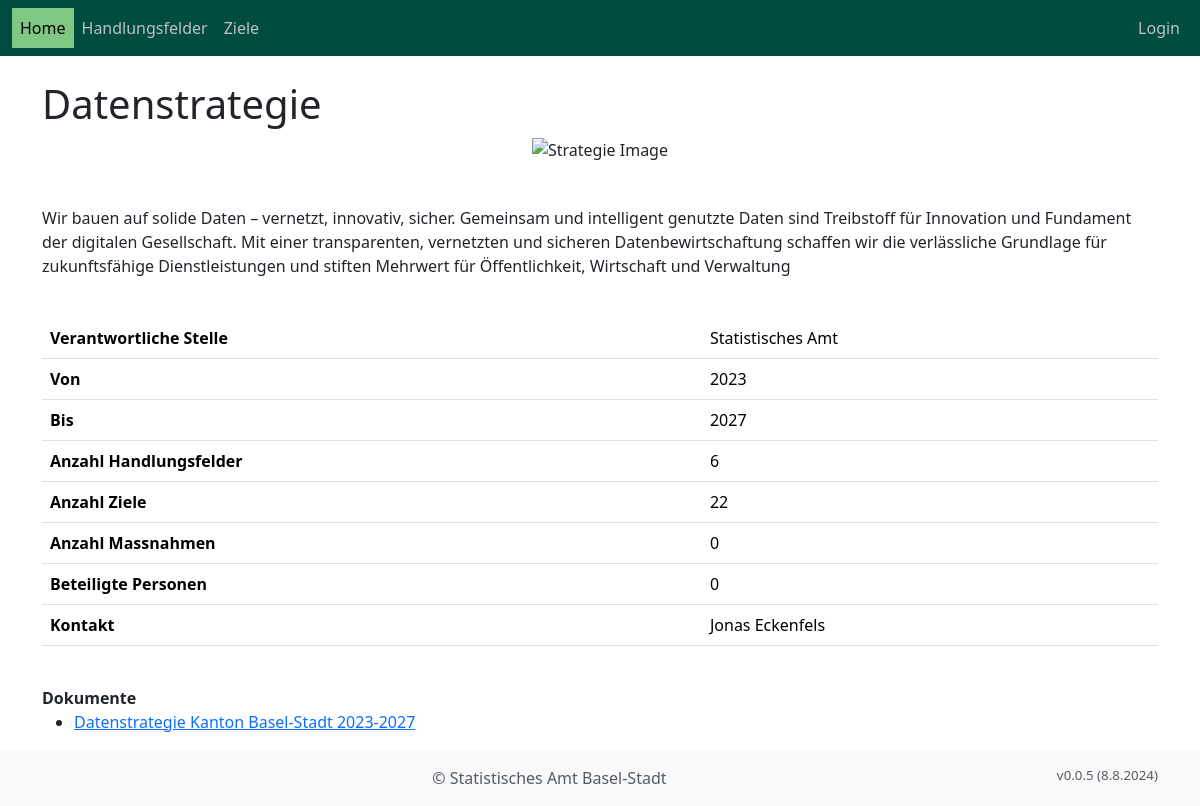
The app's page /strategie/1/, older data.
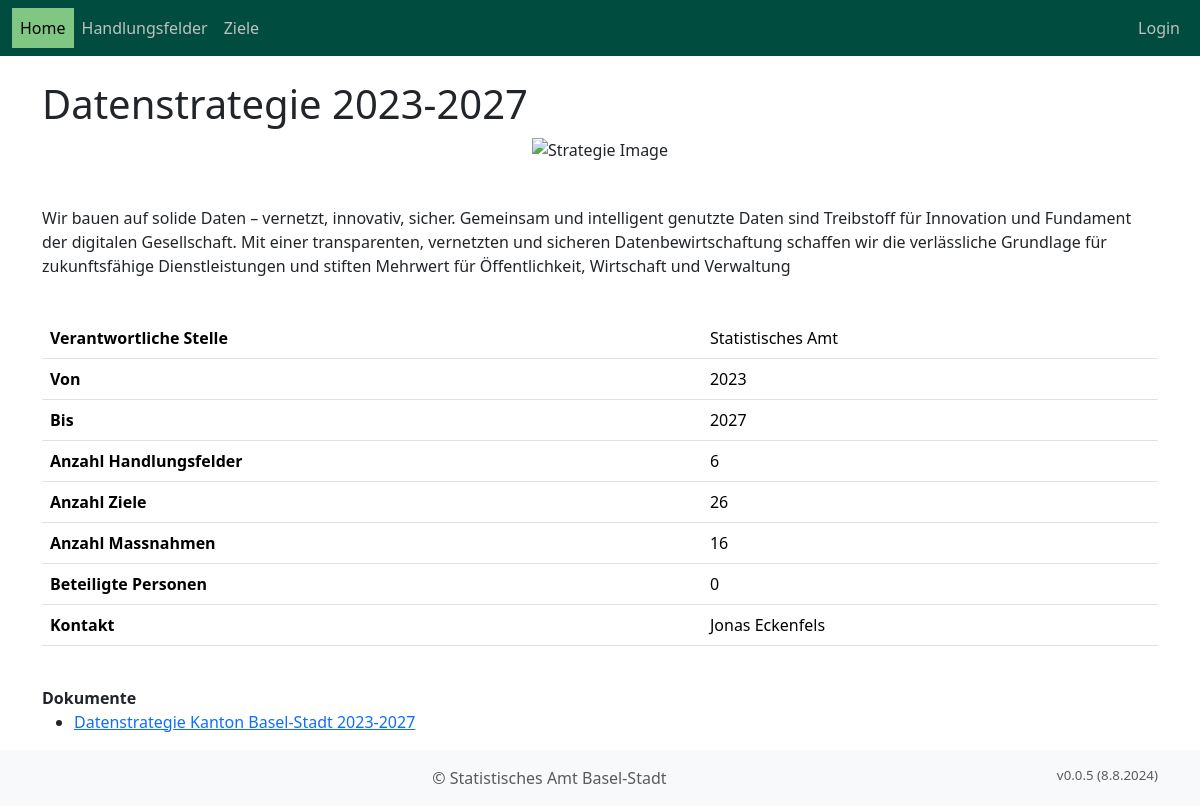
The same page, newer data.
### objective_manager_app/models.py (models this page shows, shortened)
class Strategie(models.Model):
    titel = models.CharField(max_length=200, verbose_name="Titel")
    titel_kurz = models.CharField(max_length=200, verbose_name="Kurztitel", default='', null=True, blank=True)
    organisation = models.ForeignKey('Organisation', on_delete=models.CASCADE)
    kontakt = models.ForeignKey('Person', on_delete=models.CASCADE)
    gueltigkeit_jahr_start = models.IntegerField(verbose_name="Jahr Start", default = datetime.now().year +1)
    gueltigkeit_jahr_ende = models.IntegerField(verbose_name="Jahr Ende", default = datetime.now().year + 5)
    planungs_frequenz_monate = models.IntegerField(verbose_name="Planungsfrequenz (Monate)", default=12)
    beschreibung_intern = models.TextField(verbose_name="Beschreibung für Beteiligte", max_length=1000, null=True, blank=True)
    beschreibung_extern = models.TextField(verbose_name="Beschreibung für Externe", max_length=1000, null=True, blank=True)
    settings = models.JSONField(verbose_name="Einstellungen", null=True, blank=True, default=dict)
    home_image = models.TextField(verbose_name="Bildpfad", null=True, blank=True)

class Organisation(models.Model):
    departement = models.CharField(max_length=200)
    dienststelle = models.CharField(max_length=200)
    bereich = models.CharField(max_length=200)
    departement_kuerzel = models.CharField(max_length=200)
    dienststelle_kuerzel = models.CharField(max_length=200)
    bereich_kuerzel = models.CharField(max_length=200)
    def __str__(self):
        return self.bereich if self.bereich else self.dienststelle
    class Meta:
        ordering = ['departement_kuerzel', 'dienststelle']

class Person(models.Model):
    user = models.OneToOneField(User, on_delete=models.CASCADE, blank=True, null=True)
    vorname = models.CharField(verbose_name= 'Vorname', max_length=200)
    nachname = models.CharField(verbose_name= 'Nachname', max_length=200)
    email = models.EmailField(verbose_name= 'Email', max_length=200, null=True, blank=True)
    telefon = models.CharField(verbose_name= 'Telefon', max_length=200, null=True, blank=True)
    organisation = models.ForeignKey(Organisation, on_delete=models.CASCADE)
    erstellt_am = models.DateTimeField(auto_now_add=True)
    class Meta:
        ordering = ['nachname', 'vorname']
    def vorname_nachname(self):
        return f"{self.vorname} {self.nachname}"

### objective_manager_app/views.py (the view)
# urls.py: 2. Add a URL to urlpatterns:  path('', views.home, name='home')
def home(request, pk):
    if request.method == "POST":
        request.session['strategie_id'] = request.POST.get('strategie_auswahl')
        strategie_auswahl = Strategie.objects.get(id=request.session['strategie_id'])
    else:
        request.session['strategie_id'] = pk
    strategie = get_object_or_404(Strategie, pk=pk)
    return render(
        request,
        "objective_manager_app/home.html",
        {"strategie": strategie},
    )

### objective_manager_app/templatetags/custom_filters.py (called while the page is built)
@register.filter(name='is_in_group')
def is_in_group(user, group_name):
    if user.is_authenticated:
        return user.groups.filter(name=group_name).exists()
    return False

### objective_manager_app/templatetags/strategie_filters.py (called while the page is built)
@register.filter(name='handlungsfelder')
def handlungsfelder(strategie):
    return BusinessObject.objects.filter(typ_id=2, strategie=strategie)

@register.filter(name='ziele')
def ziele(strategie):
    return BusinessObject.objects.filter(typ_id=3, strategie=strategie)

@register.filter(name='massnahmen')
def massnahmen(strategie):
    return BusinessObject.objects.filter(typ_id=4, strategie=strategie)

@register.filter(name='personen')
def massnahmen(strategie):
    return Person.objects.filter(
        massnahmeorganisation__massnahme__strategie=strategie
    ).distinct()

### templates/objective_manager_app/home.html (shortened to what this page needs)
{% extends "base.html" %}
{% load static %}
{% load strategie_filters %}
{% block content %}
<div class="container">
    <h1>{{strategie.titel}}</h1>
    <div class="image-container">
        <img src="{% static 'images/' %}{{ strategie.home_image }}" alt="Strategie Image" class="centered-image">
    </div>
    <br>
    <p>{{strategie.beschreibung_extern}}</p>
    <br>
    <table class="table">
        <tr>
            <th>Verantwortliche Stelle</th>
            <td>{{strategie.organisation}}</td>
        </tr>
        <tr>
            <th>Von</th>
            <td>{{strategie.gueltigkeit_jahr_start}}</td>
        </tr>
        <tr>
            <th>Bis</th>
            <td>{{strategie.gueltigkeit_jahr_ende}}</td>
        </tr>
        <tr>
            <th>Anzahl Handlungsfelder</th>
            <td>{{ strategie|handlungsfelder|length }}</td>
        </tr>
        <tr>
            <th>Anzahl Ziele</th>
            <td>{{ strategie | ziele | length }}</td>
        </tr>
        <tr>
            <th>Anzahl Massnahmen</th>
            <td>{{ strategie | massnahmen | length }}</td>
        </tr>
        <tr>
            <th>Beteiligte Personen</th>
            <td>{{ strategie | personen| length }}</td>
        </tr>
        <tr>
            <th>Kontakt</th>
            <td>{{ strategie.kontakt.vorname_nachname }}</td>
        </tr>
    </table>
    <br>
    <b>Dokumente</b>
    <ul>
        {% for dokument in strategie.dokumente.all %}
            <li><a href="{{ dokument.url_feld }}">{{ dokument.titel_dokument }}</a></li>
        {% endfor %}
    </ul>
</div>
{% endblock %}

Row changes from the older to the newer data that the page shows:
changed Strategie "Statistisches Amt": titel "Datenstrategie" → "Datenstrategie 2023-2027"
Text that changed along with them:
{{ strategie | ziele | length }}: "22" → "26"
{{ strategie | massnahmen | length }}: "0" → "16"
